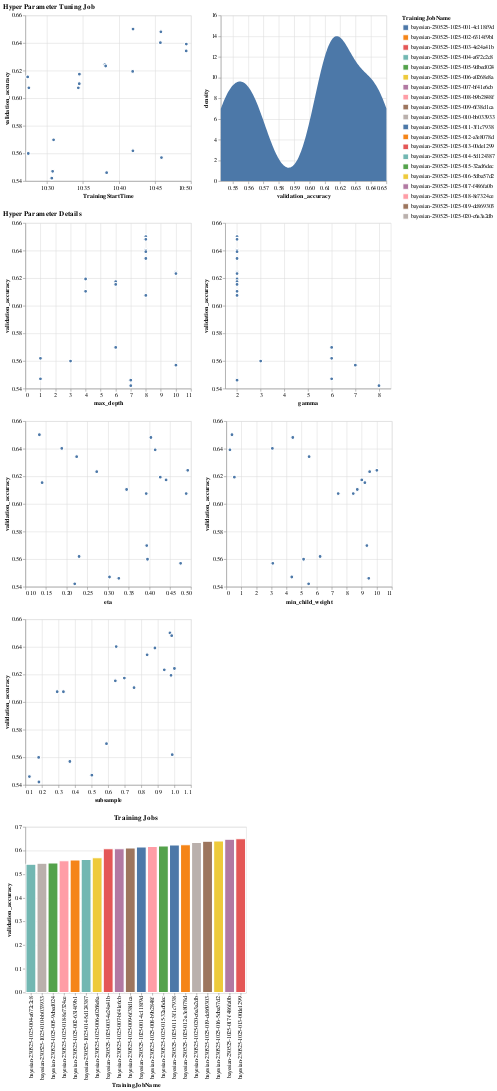

The code cell stored with this chart in its notebook:
### Code cell
from scripts.visualization6 import visualize_tuning_job
visualize_tuning_job(tuner, trials_only=True)

### Figure 1 — Vega-Lite specification as saved in the notebook (floating-point values rounded to 4 significant figures)
{"config": {"view": {"continuousWidth": 300, "continuousHeight": 300}}, "vconcat": [{"hconcat": [{"data": {"name": "data-3f7cc700d2619d67579c7edd24c9c7b2"}, "mark": {"type": "point", "filled": true, "size": 50}, "encoding": {"opacity": {"condition": {"param": "param_17", "value": 1.0, "empty": true}, "value": 0.35}, "shape": {"field": "TrainingJobStatus", "legend": null, "type": "nominal"}, "stroke": {"condition": {"param": "param_18", "empty": false, "value": "gold"}, "value": "white"}, "strokeWidth": {"condition": {"param": "param_18", "empty": false, "value": 2.0}, "value": 2.0}, "tooltip": [{"field": "validation_accuracy", "format": ".2e", "type": "quantitative"}, {"field": "max_depth", "format": ".2e", "type": "quantitative"}, {"field": "gamma", "format": ".2e", "type": "quantitative"}, {"field": "eta", "format": ".2e", "type": "quantitative"}, {"field": "min_child_weight", "format": ".2e", "type": "quantitative"}, {"field": "subsample", "format": ".2e", "type": "quantitative"}, {"field": "TrainingStartTime", "format": "%H:%M:%S", "type": "temporal"}, {"field": "TrainingJobName", "type": "nominal"}, {"field": "TrainingJobStatus", "type": "nominal"}, {"field": "TrainingElapsedTimeSeconds", "type": "quantitative"}], "x": {"field": "TrainingStartTime", "scale": {"nice": true}, "type": "temporal"}, "y": {"axis": {"title": "validation_accuracy"}, "field": "validation_accuracy", "scale": {"padding": 1, "zero": false}, "type": "quantitative"}}, "name": "view_41"}, {"data": {"name": "data-3bd21bc3b9eaf43919b2de732925268c"}, "mark": {"type": "area"}, "encoding": {"x": {"field": "value", "scale": {"domain": [0.5421, 0.6502]}, "title": "validation_accuracy", "type": "quantitative"}, "y": {"field": "density", "type": "quantitative"}}, "transform": [{"filter": {"param": "param_17", "empty": true}}, {"density": "validation_accuracy", "bandwidth": 0.01}]}], "title": "Hyper Parameter Tuning Job"}, {"vconcat": [{"hconcat": [{"mark": {"type": "point", "filled": true, "size": 50}, "encoding": {"opacity": {"condition": {"param": "param_17", "value": 1.0, "empty": true}, "value": 0.35}, "shape": {"field": "TrainingJobStatus", "legend": null, "type": "nominal"}, "stroke": {"condition": {"param": "param_18", "empty": false, "value": "gold"}, "value": "white"}, "strokeWidth": {"condition": {"param": "param_18", "empty": false, "value": 2.0}, "value": 2.0}, "tooltip": [{"field": "validation_accuracy", "format": ".2e", "type": "quantitative"}, {"field": "max_depth", "format": ".2e", "type": "quantitative"}, {"field": "gamma", "format": ".2e", "type": "quantitative"}, {"field": "eta", "format": ".2e", "type": "quantitative"}, {"field": "min_child_weight", "format": ".2e", "type": "quantitative"}, {"field": "subsample", "format": ".2e", "type": "quantitative"}, {"field": "TrainingStartTime", "format": "%H:%M:%S", "type": "temporal"}, {"field": "TrainingJobName", "type": "nominal"}, {"field": "TrainingJobStatus", "type": "nominal"}, {"field": "TrainingElapsedTimeSeconds", "type": "quantitative"}], "x": {"field": "max_depth", "scale": {"base": 10, "padding": 1, "type": "linear", "zero": false}, "type": "quantitative"}, "y": {"axis": {"title": "validation_accuracy"}, "field": "validation_accuracy", "scale": {"padding": 1, "zero": false}, "type": "quantitative"}}, "name": "view_36"}, {"mark": {"type": "point", "filled": true, "size": 50}, "encoding": {"opacity": {"condition": {"param": "param_17", "value": 1.0, "empty": true}, "value": 0.35}, "shape": {"field": "TrainingJobStatus", "legend": null, "type": "nominal"}, "stroke": {"condition": {"param": "param_18", "empty": false, "value": "gold"}, "value": "white"}, "strokeWidth": {"condition": {"param": "param_18", "empty": false, "value": 2.0}, "value": 2.0}, "tooltip": [{"field": "validation_accuracy", "format": ".2e", "type": "quantitative"}, {"field": "max_depth", "format": ".2e", "type": "quantitative"}, {"field": "gamma", "format": ".2e", "type": "quantitative"}, {"field": "eta", "format": ".2e", "type": "quantitative"}, {"field": "min_child_weight", "format": ".2e", "type": "quantitative"}, {"field": "subsample", "format": ".2e", "type": "quantitative"}, {"field": "TrainingStartTime", "format": "%H:%M:%S", "type": "temporal"}, {"field": "TrainingJobName", "type": "nominal"}, {"field": "TrainingJobStatus", "type": "nominal"}, {"field": "TrainingElapsedTimeSeconds", "type": "quantitative"}], "x": {"field": "gamma", "scale": {"base": 10, "padding": 1, "type": "linear", "zero": false}, "type": "quantitative"}, "y": {"axis": {"title": "validation_accuracy"}, "field": "validation_accuracy", "scale": {"padding": 1, "zero": false}, "type": "quantitative"}}, "name": "view_37"}]}, {"hconcat": [{"mark": {"type": "point", "filled": true, "size": 50}, "encoding": {"opacity": {"condition": {"param": "param_17", "value": 1.0, "empty": true}, "value": 0.35}, "shape": {"field": "TrainingJobStatus", "legend": null, "type": "nominal"}, "stroke": {"condition": {"param": "param_18", "empty": false, "value": "gold"}, "value": "white"}, "strokeWidth": {"condition": {"param": "param_18", "empty": false, "value": 2.0}, "value": 2.0}, "tooltip": [{"field": "validation_accuracy", "format": ".2e", "type": "quantitative"}, {"field": "max_depth", "format": ".2e", "type": "quantitative"}, {"field": "gamma", "format": ".2e", "type": "quantitative"}, {"field": "eta", "format": ".2e", "type": "quantitative"}, {"field": "min_child_weight", "format": ".2e", "type": "quantitative"}, {"field": "subsample", "format": ".2e", "type": "quantitative"}, {"field": "TrainingStartTime", "format": "%H:%M:%S", "type": "temporal"}, {"field": "TrainingJobName", "type": "nominal"}, {"field": "TrainingJobStatus", "type": "nominal"}, {"field": "TrainingElapsedTimeSeconds", "type": "quantitative"}], "x": {"field": "eta", "scale": {"base": 10, "padding": 1, "type": "linear", "zero": false}, "type": "quantitative"}, "y": {"axis": {"title": "validation_accuracy"}, "field": "validation_accuracy", "scale": {"padding": 1, "zero": false}, "type": "quantitative"}}, "name": "view_38"}, {"mark": {"type": "point", "filled": true, "size": 50}, "encoding": {"opacity": {"condition": {"param": "param_17", "value": 1.0, "empty": true}, "value": 0.35}, "shape": {"field": "TrainingJobStatus", "legend": null, "type": "nominal"}, "stroke": {"condition": {"param": "param_18", "empty": false, "value": "gold"}, "value": "white"}, "strokeWidth": {"condition": {"param": "param_18", "empty": false, "value": 2.0}, "value": 2.0}, "tooltip": [{"field": "validation_accuracy", "format": ".2e", "type": "quantitative"}, {"field": "max_depth", "format": ".2e", "type": "quantitative"}, {"field": "gamma", "format": ".2e", "type": "quantitative"}, {"field": "eta", "format": ".2e", "type": "quantitative"}, {"field": "min_child_weight", "format": ".2e", "type": "quantitative"}, {"field": "subsample", "format": ".2e", "type": "quantitative"}, {"field": "TrainingStartTime", "format": "%H:%M:%S", "type": "temporal"}, {"field": "TrainingJobName", "type": "nominal"}, {"field": "TrainingJobStatus", "type": "nominal"}, {"field": "TrainingElapsedTimeSeconds", "type": "quantitative"}], "x": {"field": "min_child_weight", "scale": {"base": 10, "padding": 1, "type": "linear", "zero": false}, "type": "quantitative"}, "y": {"axis": {"title": "validation_accuracy"}, "field": "validation_accuracy", "scale": {"padding": 1, "zero": false}, "type": "quantitative"}}, "name": "view_39"}]}, {"hconcat": [{"mark": {"type": "point", "filled": true, "size": 50}, "encoding": {"opacity": {"condition": {"param": "param_17", "value": 1.0, "empty": true}, "value": 0.35}, "shape": {"field": "TrainingJobStatus", "legend": null, "type": "nominal"}, "stroke": {"condition": {"param": "param_18", "empty": false, "value": "gold"}, "value": "white"}, "strokeWidth": {"condition": {"param": "param_18", "empty": false, "value": 2.0}, "value": 2.0}, "tooltip": [{"field": "validation_accuracy", "format": ".2e", "type": "quantitative"}, {"field": "max_depth", "format": ".2e", "type": "quantitative"}, {"field": "gamma", "format": ".2e", "type": "quantitative"}, {"field": "eta", "format": ".2e", "type": "quantitative"}, {"field": "min_child_weight", "format": ".2e", "type": "quantitative"}, {"field": "subsample", "format": ".2e", "type": "quantitative"}, {"field": "TrainingStartTime", "format": "%H:%M:%S", "type": "temporal"}, {"field": "TrainingJobName", "type": "nominal"}, {"field": "TrainingJobStatus", "type": "nominal"}, {"field": "TrainingElapsedTimeSeconds", "type": "quantitative"}], "x": {"field": "subsample", "scale": {"base": 10, "padding": 1, "type": "linear", "zero": false}, "type": "quantitative"}, "y": {"axis": {"title": "validation_accuracy"}, "field": "validation_accuracy", "scale": {"padding": 1, "zero": false}, "type": "quantitative"}}, "name": "view_40"}]}], "data": {"name": "data-3bd21bc3b9eaf43919b2de732925268c"}, "title": "Hyper Parameter Details"}, {"vconcat": [{"data": {"name": "data-1b609964fe1f1f02dc9f46cea3eb9c09"}, "mark": {"type": "bar"}, "encoding": {"color": {"field": "TrainingJobName", "type": "nominal"}, "opacity": {"condition": {"param": "param_17", "value": 1.0, "empty": true}, "value": 0.35}, "shape": {"field": "TrainingJobStatus", "legend": null, "type": "nominal"}, "stroke": {"condition": {"param": "param_18", "empty": false, "value": "gold"}, "value": "white"}, "strokeWidth": {"condition": {"param": "param_18", "empty": false, "value": 2.0}, "value": 2.0}, "x": {"field": "TrainingJobName", "sort": null, "type": "nominal"}, "y": {"field": "validation_accuracy", "type": "quantitative"}}, "name": "view_42", "title": "Training Jobs"}, {"hconcat": []}]}], "params": [{"name": "param_17", "select": {"type": "interval", "encodings": ["x"], "resolve": "intersect"}, "views": ["view_41", "view_36", "view_37", "view_38", "view_39", "view_40", "view_42"]}, {"name": "param_18", "select": {"type": "point", "fields": ["TrainingJobName", "TrainingStartTime"], "nearest": false, "on": "mouseover"}, "views": ["view_41", "view_36", "view_37", "view_38", "view_39", "view_40", "view_42"]}], "$schema": "https://vega.github.io/schema/vega-lite/v5.8.0.json", "datasets": {"data-3f7cc700d2619d67579c7edd24c9c7b2": [{"eta": 0.1404, "gamma": 2.0, "max_depth": 6.0, "min_child_weight": 9.203, "subsample": 0.643, "TrainingJobName": "bayesian-230525-1025-001-4c118f9d", "TrainingJobStatus": "Completed", "TrainingStartTime": "2023-05-25T10:27:19+00:00", "TrainingEndTime": "2023-05-25T10:29:06+00:00", "TrainingElapsedTimeSeconds": 107.0, "TuningJobName": "bayesian-230525-1025", "validation_accuracy": 0.6155, "cum_objective": 0.6155}, {"eta": 0.3949, "gamma": 3.0, "max_depth": 3.0, "min_child_weight": 5.132, "subsample": 0.1801, "TrainingJobName": "bayesian-230525-1025-002-6314f9b1", "TrainingJobStatus": "Completed", "TrainingStartTime": "2023-05-25T10:27:24+00:00", "TrainingEndTime": "2023-05-25T10:29:11+00:00", "TrainingElapsedTimeSeconds": 107.0, "TuningJobName": "bayesian-230525-1025", "validation_accuracy": 0.56, "cum_objective": 0.6155}, {"eta": 0.4884, "gamma": 2.0, "max_depth": 8.0, "min_child_weight": 7.432, "subsample": 0.3296, "TrainingJobName": "bayesian-230525-1025-003-4e24a41b", "TrainingJobStatus": "Completed", "TrainingStartTime": "2023-05-25T10:27:29+00:00", "TrainingEndTime": "2023-05-25T10:29:16+00:00", "TrainingElapsedTimeSeconds": 107.0, "TuningJobName": "bayesian-230525-1025", "validation_accuracy": 0.6075, "cum_objective": 0.6155}, {"eta": 0.2192, "gamma": 8.0, "max_depth": 7.0, "min_child_weight": 5.468, "subsample": 0.1817, "TrainingJobName": "bayesian-230525-1025-004-a672c2c8", "TrainingJobStatus": "Completed", "TrainingStartTime": "2023-05-25T10:30:40+00:00", "TrainingEndTime": "2023-05-25T10:32:27+00:00", "TrainingElapsedTimeSeconds": 107.0, "TuningJobName": "bayesian-230525-1025", "validation_accuracy": 0.5421, "cum_objective": 0.6155}, {"eta": 0.3031, "gamma": 6.0, "max_depth": 1.0, "min_child_weight": 4.349, "subsample": 0.5014, "TrainingJobName": "bayesian-230525-1025-005-9dbed024", "TrainingJobStatus": "Completed", "TrainingStartTime": "2023-05-25T10:30:47+00:00", "TrainingEndTime": "2023-05-25T10:32:34+00:00", "TrainingElapsedTimeSeconds": 107.0, "TuningJobName": "bayesian-230525-1025", "validation_accuracy": 0.5471, "cum_objective": 0.6155}, {"eta": 0.3931, "gamma": 6.0, "max_depth": 6.0, "min_child_weight": 9.336, "subsample": 0.5897, "TrainingJobName": "bayesian-230525-1025-006-a0268e8a", "TrainingJobStatus": "Completed", "TrainingStartTime": "2023-05-25T10:30:55+00:00", "TrainingEndTime": "2023-05-25T10:32:42+00:00", "TrainingElapsedTimeSeconds": 107.0, "TuningJobName": "bayesian-230525-1025", "validation_accuracy": 0.5699, "cum_objective": 0.6155}, {"eta": 0.3918, "gamma": 2.0, "max_depth": 8.0, "min_child_weight": 8.432, "subsample": 0.2921, "TrainingJobName": "bayesian-230525-1025-007-bf41e6cb", "TrainingJobStatus": "Completed", "TrainingStartTime": "2023-05-25T10:34:21+00:00", "TrainingEndTime": "2023-05-25T10:36:08+00:00", "TrainingElapsedTimeSeconds": 107.0, "TuningJobName": "bayesian-230525-1025", "validation_accuracy": 0.6075, "cum_objective": 0.6155}, {"eta": 0.3445, "gamma": 2.0, "max_depth": 4.0, "min_child_weight": 8.7, "subsample": 0.7561, "TrainingJobName": "bayesian-230525-1025-009-6f38d1ca", "TrainingJobStatus": "Completed", "TrainingStartTime": "2023-05-25T10:34:29+00:00", "TrainingEndTime": "2023-05-25T10:36:16+00:00", "TrainingElapsedTimeSeconds": 107.0, "TuningJobName": "bayesian-230525-1025", "validation_accuracy": 0.6105, "cum_objective": 0.6155}, {"eta": 0.4398, "gamma": 2.0, "max_depth": 6.0, "min_child_weight": 8.999, "subsample": 0.6976, "TrainingJobName": "bayesian-230525-1025-008-b9b2848f", "TrainingJobStatus": "Completed", "TrainingStartTime": "2023-05-25T10:34:30+00:00", "TrainingEndTime": "2023-05-25T10:36:17+00:00", "TrainingElapsedTimeSeconds": 107.0, "TuningJobName": "bayesian-230525-1025", "validation_accuracy": 0.6174, "cum_objective": 0.6174}, {"eta": 0.4921, "gamma": 2.0, "max_depth": 10.0, "min_child_weight": 10.0, "subsample": 1.0, "TrainingJobName": "bayesian-230525-1025-012-a3e8078d", "TrainingJobStatus": "Completed", "TrainingStartTime": "2023-05-25T10:38:02+00:00", "TrainingEndTime": "2023-05-25T10:39:54+00:00", "TrainingElapsedTimeSeconds": 112.0, "TuningJobName": "bayesian-230525-1025", "validation_accuracy": 0.6244, "cum_objective": 0.6244}, {"eta": 0.2723, "gamma": 2.0, "max_depth": 10.0, "min_child_weight": 9.521, "subsample": 0.9387, "TrainingJobName": "bayesian-230525-1025-011-3f1c7938", "TrainingJobStatus": "Completed", "TrainingStartTime": "2023-05-25T10:38:09+00:00", "TrainingEndTime": "2023-05-25T10:39:56+00:00", "TrainingElapsedTimeSeconds": 107.0, "TuningJobName": "bayesian-230525-1025", "validation_accuracy": 0.6234, "cum_objective": 0.6244}, {"eta": 0.3256, "gamma": 2.0, "max_depth": 7.0, "min_child_weight": 9.461, "subsample": 0.1242, "TrainingJobName": "bayesian-230525-1025-010-bb033933", "TrainingJobStatus": "Completed", "TrainingStartTime": "2023-05-25T10:38:17+00:00", "TrainingEndTime": "2023-05-25T10:40:04+00:00", "TrainingElapsedTimeSeconds": 107.0, "TuningJobName": "bayesian-230525-1025", "validation_accuracy": 0.5461, "cum_objective": 0.6244}, {"eta": 0.4258, "gamma": 2.0, "max_depth": 4.0, "min_child_weight": 0.5351, "subsample": 0.9794, "TrainingJobName": "bayesian-230525-1025-015-32ad6dec", "TrainingJobStatus": "Completed", "TrainingStartTime": "2023-05-25T10:41:54+00:00", "TrainingEndTime": "2023-05-25T10:43:42+00:00", "TrainingElapsedTimeSeconds": 108.0, "TuningJobName": "bayesian-230525-1025", "validation_accuracy": 0.6194, "cum_objective": 0.6244}, {"eta": 0.2297, "gamma": 6.0, "max_depth": 1.0, "min_child_weight": 6.23, "subsample": 0.9867, "TrainingJobName": "bayesian-230525-1025-014-5d124387", "TrainingJobStatus": "Completed", "TrainingStartTime": "2023-05-25T10:41:56+00:00", "TrainingEndTime": "2023-05-25T10:43:44+00:00", "TrainingElapsedTimeSeconds": 108.0, "TuningJobName": "bayesian-230525-1025", "validation_accuracy": 0.5619, "cum_objective": 0.6244}, {"eta": 0.1338, "gamma": 2.0, "max_depth": 8.0, "min_child_weight": 0.3747, "subsample": 0.973, "TrainingJobName": "bayesian-230525-1025-013-00de1299", "TrainingJobStatus": "Completed", "TrainingStartTime": "2023-05-25T10:41:57+00:00", "TrainingEndTime": "2023-05-25T10:44:02+00:00", "TrainingElapsedTimeSeconds": 125.0, "TuningJobName": "bayesian-230525-1025", "validation_accuracy": 0.6502, "cum_objective": 0.6502}, {"eta": 0.1879, "gamma": 2.0, "max_depth": 8.0, "min_child_weight": 3.059, "subsample": 0.6484, "TrainingJobName": "bayesian-230525-1025-016-5dba57d2", "TrainingJobStatus": "Completed", "TrainingStartTime": "2023-05-25T10:45:45+00:00", "TrainingEndTime": "2023-05-25T10:47:37+00:00", "TrainingElapsedTimeSeconds": 112.0, "TuningJobName": "bayesian-230525-1025", "validation_accuracy": 0.6402, "cum_objective": 0.6502}, {"eta": 0.4032, "gamma": 2.0, "max_depth": 8.0, "min_child_weight": 4.415, "subsample": 0.9835, "TrainingJobName": "bayesian-230525-1025-017-f486fa0b", "TrainingJobStatus": "Completed", "TrainingStartTime": "2023-05-25T10:45:49+00:00", "TrainingEndTime": "2023-05-25T10:47:41+00:00", "TrainingElapsedTimeSeconds": 112.0, "TuningJobName": "bayesian-230525-1025", "validation_accuracy": 0.6482, "cum_objective": 0.6502}, {"eta": 0.4749, "gamma": 7.0, "max_depth": 10.0, "min_child_weight": 3.087, "subsample": 0.3686, "TrainingJobName": "bayesian-230525-1025-018-8e7324ce", "TrainingJobStatus": "Completed", "TrainingStartTime": "2023-05-25T10:45:54+00:00", "TrainingEndTime": "2023-05-25T10:47:41+00:00", "TrainingElapsedTimeSeconds": 107.0, "TuningJobName": "bayesian-230525-1025", "validation_accuracy": 0.557, "cum_objective": 0.6502}, {"eta": 0.2238, "gamma": 2.0, "max_depth": 8.0, "min_child_weight": 5.499, "subsample": 0.8351, "TrainingJobName": "bayesian-230525-1025-020-c6a3a2db", "TrainingJobStatus": "Completed", "TrainingStartTime": "2023-05-25T10:49:20+00:00", "TrainingEndTime": "2023-05-25T10:51:12+00:00", "TrainingElapsedTimeSeconds": 112.0, "TuningJobName": "bayesian-230525-1025", "validation_accuracy": 0.6343, "cum_objective": 0.6502}, {"eta": 0.4135, "gamma": 2.0, "max_depth": 8.0, "min_child_weight": 0.2407, "subsample": 0.8822, "TrainingJobName": "bayesian-230525-1025-019-dc869303", "TrainingJobStatus": "Completed", "TrainingStartTime": "2023-05-25T10:49:21+00:00", "TrainingEndTime": "2023-05-25T10:51:08+00:00", "TrainingElapsedTimeSeconds": 107.0, "TuningJobName": "bayesian-230525-1025", "validation_accuracy": 0.6392, "cum_objective": 0.6502}], "data-3bd21bc3b9eaf43919b2de732925268c": [{"eta": 0.1338, "gamma": 2.0, "max_depth": 8.0, "min_child_weight": 0.3747, "subsample": 0.973, "TrainingJobName": "bayesian-230525-1025-013-00de1299", "TrainingJobStatus": "Completed", "TrainingStartTime": "2023-05-25T10:41:57+00:00", "TrainingEndTime": "2023-05-25T10:44:02+00:00", "TrainingElapsedTimeSeconds": 125.0, "TuningJobName": "bayesian-230525-1025", "validation_accuracy": 0.6502}, {"eta": 0.4032, "gamma": 2.0, "max_depth": 8.0, "min_child_weight": 4.415, "subsample": 0.9835, "TrainingJobName": "bayesian-230525-1025-017-f486fa0b", "TrainingJobStatus": "Completed", "TrainingStartTime": "2023-05-25T10:45:49+00:00", "TrainingEndTime": "2023-05-25T10:47:41+00:00", "TrainingElapsedTimeSeconds": 112.0, "TuningJobName": "bayesian-230525-1025", "validation_accuracy": 0.6482}, {"eta": 0.1879, "gamma": 2.0, "max_depth": 8.0, "min_child_weight": 3.059, "subsample": 0.6484, "TrainingJobName": "bayesian-230525-1025-016-5dba57d2", "TrainingJobStatus": "Completed", "TrainingStartTime": "2023-05-25T10:45:45+00:00", "TrainingEndTime": "2023-05-25T10:47:37+00:00", "TrainingElapsedTimeSeconds": 112.0, "TuningJobName": "bayesian-230525-1025", "validation_accuracy": 0.6402}, {"eta": 0.4135, "gamma": 2.0, "max_depth": 8.0, "min_child_weight": 0.2407, "subsample": 0.8822, "TrainingJobName": "bayesian-230525-1025-019-dc869303", "TrainingJobStatus": "Completed", "TrainingStartTime": "2023-05-25T10:49:21+00:00", "TrainingEndTime": "2023-05-25T10:51:08+00:00", "TrainingElapsedTimeSeconds": 107.0, "TuningJobName": "bayesian-230525-1025", "validation_accuracy": 0.6392}, {"eta": 0.2238, "gamma": 2.0, "max_depth": 8.0, "min_child_weight": 5.499, "subsample": 0.8351, "TrainingJobName": "bayesian-230525-1025-020-c6a3a2db", "TrainingJobStatus": "Completed", "TrainingStartTime": "2023-05-25T10:49:20+00:00", "TrainingEndTime": "2023-05-25T10:51:12+00:00", "TrainingElapsedTimeSeconds": 112.0, "TuningJobName": "bayesian-230525-1025", "validation_accuracy": 0.6343}, {"eta": 0.4921, "gamma": 2.0, "max_depth": 10.0, "min_child_weight": 10.0, "subsample": 1.0, "TrainingJobName": "bayesian-230525-1025-012-a3e8078d", "TrainingJobStatus": "Completed", "TrainingStartTime": "2023-05-25T10:38:02+00:00", "TrainingEndTime": "2023-05-25T10:39:54+00:00", "TrainingElapsedTimeSeconds": 112.0, "TuningJobName": "bayesian-230525-1025", "validation_accuracy": 0.6244}, {"eta": 0.2723, "gamma": 2.0, "max_depth": 10.0, "min_child_weight": 9.521, "subsample": 0.9387, "TrainingJobName": "bayesian-230525-1025-011-3f1c7938", "TrainingJobStatus": "Completed", "TrainingStartTime": "2023-05-25T10:38:09+00:00", "TrainingEndTime": "2023-05-25T10:39:56+00:00", "TrainingElapsedTimeSeconds": 107.0, "TuningJobName": "bayesian-230525-1025", "validation_accuracy": 0.6234}, {"eta": 0.4258, "gamma": 2.0, "max_depth": 4.0, "min_child_weight": 0.5351, "subsample": 0.9794, "TrainingJobName": "bayesian-230525-1025-015-32ad6dec", "TrainingJobStatus": "Completed", "TrainingStartTime": "2023-05-25T10:41:54+00:00", "TrainingEndTime": "2023-05-25T10:43:42+00:00", "TrainingElapsedTimeSeconds": 108.0, "TuningJobName": "bayesian-230525-1025", "validation_accuracy": 0.6194}, {"eta": 0.4398, "gamma": 2.0, "max_depth": 6.0, "min_child_weight": 8.999, "subsample": 0.6976, "TrainingJobName": "bayesian-230525-1025-008-b9b2848f", "TrainingJobStatus": "Completed", "TrainingStartTime": "2023-05-25T10:34:30+00:00", "TrainingEndTime": "2023-05-25T10:36:17+00:00", "TrainingElapsedTimeSeconds": 107.0, "TuningJobName": "bayesian-230525-1025", "validation_accuracy": 0.6174}, {"eta": 0.1404, "gamma": 2.0, "max_depth": 6.0, "min_child_weight": 9.203, "subsample": 0.643, "TrainingJobName": "bayesian-230525-1025-001-4c118f9d", "TrainingJobStatus": "Completed", "TrainingStartTime": "2023-05-25T10:27:19+00:00", "TrainingEndTime": "2023-05-25T10:29:06+00:00", "TrainingElapsedTimeSeconds": 107.0, "TuningJobName": "bayesian-230525-1025", "validation_accuracy": 0.6155}, {"eta": 0.3445, "gamma": 2.0, "max_depth": 4.0, "min_child_weight": 8.7, "subsample": 0.7561, "TrainingJobName": "bayesian-230525-1025-009-6f38d1ca", "TrainingJobStatus": "Completed", "TrainingStartTime": "2023-05-25T10:34:29+00:00", "TrainingEndTime": "2023-05-25T10:36:16+00:00", "TrainingElapsedTimeSeconds": 107.0, "TuningJobName": "bayesian-230525-1025", "validation_accuracy": 0.6105}, {"eta": 0.3918, "gamma": 2.0, "max_depth": 8.0, "min_child_weight": 8.432, "subsample": 0.2921, "TrainingJobName": "bayesian-230525-1025-007-bf41e6cb", "TrainingJobStatus": "Completed", "TrainingStartTime": "2023-05-25T10:34:21+00:00", "TrainingEndTime": "2023-05-25T10:36:08+00:00", "TrainingElapsedTimeSeconds": 107.0, "TuningJobName": "bayesian-230525-1025", "validation_accuracy": 0.6075}, {"eta": 0.4884, "gamma": 2.0, "max_depth": 8.0, "min_child_weight": 7.432, "subsample": 0.3296, "TrainingJobName": "bayesian-230525-1025-003-4e24a41b", "TrainingJobStatus": "Completed", "TrainingStartTime": "2023-05-25T10:27:29+00:00", "TrainingEndTime": "2023-05-25T10:29:16+00:00", "TrainingElapsedTimeSeconds": 107.0, "TuningJobName": "bayesian-230525-1025", "validation_accuracy": 0.6075}, {"eta": 0.3931, "gamma": 6.0, "max_depth": 6.0, "min_child_weight": 9.336, "subsample": 0.5897, "TrainingJobName": "bayesian-230525-1025-006-a0268e8a", "TrainingJobStatus": "Completed", "TrainingStartTime": "2023-05-25T10:30:55+00:00", "TrainingEndTime": "2023-05-25T10:32:42+00:00", "TrainingElapsedTimeSeconds": 107.0, "TuningJobName": "bayesian-230525-1025", "validation_accuracy": 0.5699}, {"eta": 0.2297, "gamma": 6.0, "max_depth": 1.0, "min_child_weight": 6.23, "subsample": 0.9867, "TrainingJobName": "bayesian-230525-1025-014-5d124387", "TrainingJobStatus": "Completed", "TrainingStartTime": "2023-05-25T10:41:56+00:00", "TrainingEndTime": "2023-05-25T10:43:44+00:00", "TrainingElapsedTimeSeconds": 108.0, "TuningJobName": "bayesian-230525-1025", "validation_accuracy": 0.5619}, {"eta": 0.3949, "gamma": 3.0, "max_depth": 3.0, "min_child_weight": 5.132, "subsample": 0.1801, "TrainingJobName": "bayesian-230525-1025-002-6314f9b1", "TrainingJobStatus": "Completed", "TrainingStartTime": "2023-05-25T10:27:24+00:00", "TrainingEndTime": "2023-05-25T10:29:11+00:00", "TrainingElapsedTimeSeconds": 107.0, "TuningJobName": "bayesian-230525-1025", "validation_accuracy": 0.56}, {"eta": 0.4749, "gamma": 7.0, "max_depth": 10.0, "min_child_weight": 3.087, "subsample": 0.3686, "TrainingJobName": "bayesian-230525-1025-018-8e7324ce", "TrainingJobStatus": "Completed", "TrainingStartTime": "2023-05-25T10:45:54+00:00", "TrainingEndTime": "2023-05-25T10:47:41+00:00", "TrainingElapsedTimeSeconds": 107.0, "TuningJobName": "bayesian-230525-1025", "validation_accuracy": 0.557}, {"eta": 0.3031, "gamma": 6.0, "max_depth": 1.0, "min_child_weight": 4.349, "subsample": 0.5014, "TrainingJobName": "bayesian-230525-1025-005-9dbed024", "TrainingJobStatus": "Completed", "TrainingStartTime": "2023-05-25T10:30:47+00:00", "TrainingEndTime": "2023-05-25T10:32:34+00:00", "TrainingElapsedTimeSeconds": 107.0, "TuningJobName": "bayesian-230525-1025", "validation_accuracy": 0.5471}, {"eta": 0.3256, "gamma": 2.0, "max_depth": 7.0, "min_child_weight": 9.461, "subsample": 0.1242, "TrainingJobName": "bayesian-230525-1025-010-bb033933", "TrainingJobStatus": "Completed", "TrainingStartTime": "2023-05-25T10:38:17+00:00", "TrainingEndTime": "2023-05-25T10:40:04+00:00", "TrainingElapsedTimeSeconds": 107.0, "TuningJobName": "bayesian-230525-1025", "validation_accuracy": 0.5461}, {"eta": 0.2192, "gamma": 8.0, "max_depth": 7.0, "min_child_weight": 5.468, "subsample": 0.1817, "TrainingJobName": "bayesian-230525-1025-004-a672c2c8", "TrainingJobStatus": "Completed", "TrainingStartTime": "2023-05-25T10:30:40+00:00", "TrainingEndTime": "2023-05-25T10:32:27+00:00", "TrainingElapsedTimeSeconds": 107.0, "TuningJobName": "bayesian-230525-1025", "validation_accuracy": 0.5421}], "data-1b609964fe1f1f02dc9f46cea3eb9c09": [{"eta": 0.2192, "gamma": 8.0, "max_depth": 7.0, "min_child_weight": 5.468, "subsample": 0.1817, "TrainingJobName": "bayesian-230525-1025-004-a672c2c8", "TrainingJobStatus": "Completed", "TrainingStartTime": "2023-05-25T10:30:40+00:00", "TrainingEndTime": "2023-05-25T10:32:27+00:00", "TrainingElapsedTimeSeconds": 107.0, "TuningJobName": "bayesian-230525-1025", "validation_accuracy": 0.5421}, {"eta": 0.3256, "gamma": 2.0, "max_depth": 7.0, "min_child_weight": 9.461, "subsample": 0.1242, "TrainingJobName": "bayesian-230525-1025-010-bb033933", "TrainingJobStatus": "Completed", "TrainingStartTime": "2023-05-25T10:38:17+00:00", "TrainingEndTime": "2023-05-25T10:40:04+00:00", "TrainingElapsedTimeSeconds": 107.0, "TuningJobName": "bayesian-230525-1025", "validation_accuracy": 0.5461}, {"eta": 0.3031, "gamma": 6.0, "max_depth": 1.0, "min_child_weight": 4.349, "subsample": 0.5014, "TrainingJobName": "bayesian-230525-1025-005-9dbed024", "TrainingJobStatus": "Completed", "TrainingStartTime": "2023-05-25T10:30:47+00:00", "TrainingEndTime": "2023-05-25T10:32:34+00:00", "TrainingElapsedTimeSeconds": 107.0, "TuningJobName": "bayesian-230525-1025", "validation_accuracy": 0.5471}, {"eta": 0.4749, "gamma": 7.0, "max_depth": 10.0, "min_child_weight": 3.087, "subsample": 0.3686, "TrainingJobName": "bayesian-230525-1025-018-8e7324ce", "TrainingJobStatus": "Completed", "TrainingStartTime": "2023-05-25T10:45:54+00:00", "TrainingEndTime": "2023-05-25T10:47:41+00:00", "TrainingElapsedTimeSeconds": 107.0, "TuningJobName": "bayesian-230525-1025", "validation_accuracy": 0.557}, {"eta": 0.3949, "gamma": 3.0, "max_depth": 3.0, "min_child_weight": 5.132, "subsample": 0.1801, "TrainingJobName": "bayesian-230525-1025-002-6314f9b1", "TrainingJobStatus": "Completed", "TrainingStartTime": "2023-05-25T10:27:24+00:00", "TrainingEndTime": "2023-05-25T10:29:11+00:00", "TrainingElapsedTimeSeconds": 107.0, "TuningJobName": "bayesian-230525-1025", "validation_accuracy": 0.56}, {"eta": 0.2297, "gamma": 6.0, "max_depth": 1.0, "min_child_weight": 6.23, "subsample": 0.9867, "TrainingJobName": "bayesian-230525-1025-014-5d124387", "TrainingJobStatus": "Completed", "TrainingStartTime": "2023-05-25T10:41:56+00:00", "TrainingEndTime": "2023-05-25T10:43:44+00:00", "TrainingElapsedTimeSeconds": 108.0, "TuningJobName": "bayesian-230525-1025", "validation_accuracy": 0.5619}, {"eta": 0.3931, "gamma": 6.0, "max_depth": 6.0, "min_child_weight": 9.336, "subsample": 0.5897, "TrainingJobName": "bayesian-230525-1025-006-a0268e8a", "TrainingJobStatus": "Completed", "TrainingStartTime": "2023-05-25T10:30:55+00:00", "TrainingEndTime": "2023-05-25T10:32:42+00:00", "TrainingElapsedTimeSeconds": 107.0, "TuningJobName": "bayesian-230525-1025", "validation_accuracy": 0.5699}, {"eta": 0.4884, "gamma": 2.0, "max_depth": 8.0, "min_child_weight": 7.432, "subsample": 0.3296, "TrainingJobName": "bayesian-230525-1025-003-4e24a41b", "TrainingJobStatus": "Completed", "TrainingStartTime": "2023-05-25T10:27:29+00:00", "TrainingEndTime": "2023-05-25T10:29:16+00:00", "TrainingElapsedTimeSeconds": 107.0, "TuningJobName": "bayesian-230525-1025", "validation_accuracy": 0.6075}, {"eta": 0.3918, "gamma": 2.0, "max_depth": 8.0, "min_child_weight": 8.432, "subsample": 0.2921, "TrainingJobName": "bayesian-230525-1025-007-bf41e6cb", "TrainingJobStatus": "Completed", "TrainingStartTime": "2023-05-25T10:34:21+00:00", "TrainingEndTime": "2023-05-25T10:36:08+00:00", "TrainingElapsedTimeSeconds": 107.0, "TuningJobName": "bayesian-230525-1025", "validation_accuracy": 0.6075}, {"eta": 0.3445, "gamma": 2.0, "max_depth": 4.0, "min_child_weight": 8.7, "subsample": 0.7561, "TrainingJobName": "bayesian-230525-1025-009-6f38d1ca", "TrainingJobStatus": "Completed", "TrainingStartTime": "2023-05-25T10:34:29+00:00", "TrainingEndTime": "2023-05-25T10:36:16+00:00", "TrainingElapsedTimeSeconds": 107.0, "TuningJobName": "bayesian-230525-1025", "validation_accuracy": 0.6105}, {"eta": 0.1404, "gamma": 2.0, "max_depth": 6.0, "min_child_weight": 9.203, "subsample": 0.643, "TrainingJobName": "bayesian-230525-1025-001-4c118f9d", "TrainingJobStatus": "Completed", "TrainingStartTime": "2023-05-25T10:27:19+00:00", "TrainingEndTime": "2023-05-25T10:29:06+00:00", "TrainingElapsedTimeSeconds": 107.0, "TuningJobName": "bayesian-230525-1025", "validation_accuracy": 0.6155}, {"eta": 0.4398, "gamma": 2.0, "max_depth": 6.0, "min_child_weight": 8.999, "subsample": 0.6976, "TrainingJobName": "bayesian-230525-1025-008-b9b2848f", "TrainingJobStatus": "Completed", "TrainingStartTime": "2023-05-25T10:34:30+00:00", "TrainingEndTime": "2023-05-25T10:36:17+00:00", "TrainingElapsedTimeSeconds": 107.0, "TuningJobName": "bayesian-230525-1025", "validation_accuracy": 0.6174}, {"eta": 0.4258, "gamma": 2.0, "max_depth": 4.0, "min_child_weight": 0.5351, "subsample": 0.9794, "TrainingJobName": "bayesian-230525-1025-015-32ad6dec", "TrainingJobStatus": "Completed", "TrainingStartTime": "2023-05-25T10:41:54+00:00", "TrainingEndTime": "2023-05-25T10:43:42+00:00", "TrainingElapsedTimeSeconds": 108.0, "TuningJobName": "bayesian-230525-1025", "validation_accuracy": 0.6194}, {"eta": 0.2723, "gamma": 2.0, "max_depth": 10.0, "min_child_weight": 9.521, "subsample": 0.9387, "TrainingJobName": "bayesian-230525-1025-011-3f1c7938", "TrainingJobStatus": "Completed", "TrainingStartTime": "2023-05-25T10:38:09+00:00", "TrainingEndTime": "2023-05-25T10:39:56+00:00", "TrainingElapsedTimeSeconds": 107.0, "TuningJobName": "bayesian-230525-1025", "validation_accuracy": 0.6234}, {"eta": 0.4921, "gamma": 2.0, "max_depth": 10.0, "min_child_weight": 10.0, "subsample": 1.0, "TrainingJobName": "bayesian-230525-1025-012-a3e8078d", "TrainingJobStatus": "Completed", "TrainingStartTime": "2023-05-25T10:38:02+00:00", "TrainingEndTime": "2023-05-25T10:39:54+00:00", "TrainingElapsedTimeSeconds": 112.0, "TuningJobName": "bayesian-230525-1025", "validation_accuracy": 0.6244}, {"eta": 0.2238, "gamma": 2.0, "max_depth": 8.0, "min_child_weight": 5.499, "subsample": 0.8351, "TrainingJobName": "bayesian-230525-1025-020-c6a3a2db", "TrainingJobStatus": "Completed", "TrainingStartTime": "2023-05-25T10:49:20+00:00", "TrainingEndTime": "2023-05-25T10:51:12+00:00", "TrainingElapsedTimeSeconds": 112.0, "TuningJobName": "bayesian-230525-1025", "validation_accuracy": 0.6343}, {"eta": 0.4135, "gamma": 2.0, "max_depth": 8.0, "min_child_weight": 0.2407, "subsample": 0.8822, "TrainingJobName": "bayesian-230525-1025-019-dc869303", "TrainingJobStatus": "Completed", "TrainingStartTime": "2023-05-25T10:49:21+00:00", "TrainingEndTime": "2023-05-25T10:51:08+00:00", "TrainingElapsedTimeSeconds": 107.0, "TuningJobName": "bayesian-230525-1025", "validation_accuracy": 0.6392}, {"eta": 0.1879, "gamma": 2.0, "max_depth": 8.0, "min_child_weight": 3.059, "subsample": 0.6484, "TrainingJobName": "bayesian-230525-1025-016-5dba57d2", "TrainingJobStatus": "Completed", "TrainingStartTime": "2023-05-25T10:45:45+00:00", "TrainingEndTime": "2023-05-25T10:47:37+00:00", "TrainingElapsedTimeSeconds": 112.0, "TuningJobName": "bayesian-230525-1025", "validation_accuracy": 0.6402}, {"eta": 0.4032, "gamma": 2.0, "max_depth": 8.0, "min_child_weight": 4.415, "subsample": 0.9835, "TrainingJobName": "bayesian-230525-1025-017-f486fa0b", "TrainingJobStatus": "Completed", "TrainingStartTime": "2023-05-25T10:45:49+00:00", "TrainingEndTime": "2023-05-25T10:47:41+00:00", "TrainingElapsedTimeSeconds": 112.0, "TuningJobName": "bayesian-230525-1025", "validation_accuracy": 0.6482}, {"eta": 0.1338, "gamma": 2.0, "max_depth": 8.0, "min_child_weight": 0.3747, "subsample": 0.973, "TrainingJobName": "bayesian-230525-1025-013-00de1299", "TrainingJobStatus": "Completed", "TrainingStartTime": "2023-05-25T10:41:57+00:00", "TrainingEndTime": "2023-05-25T10:44:02+00:00", "TrainingElapsedTimeSeconds": 125.0, "TuningJobName": "bayesian-230525-1025", "validation_accuracy": 0.6502}]}}
